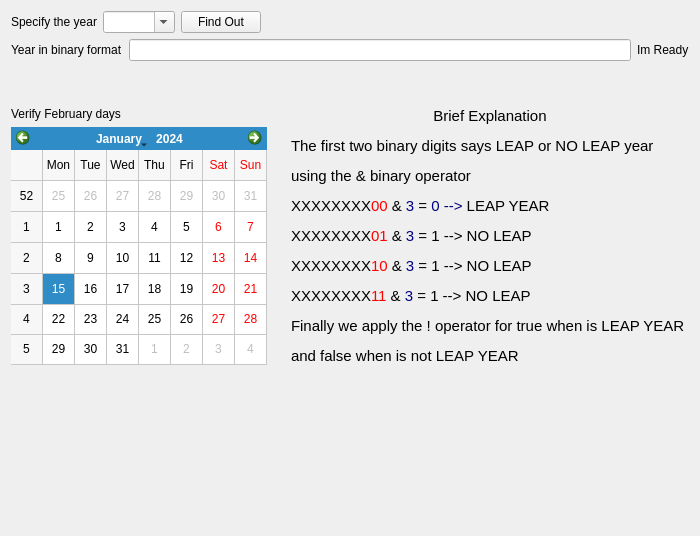
<?xml version="1.0" encoding="UTF-8"?>
<ui version="4.0">
 <class>WidgetMain</class>
 <widget class="QWidget" name="WidgetMain">
  <property name="geometry">
   <rect>
    <x>0</x>
    <y>0</y>
    <width>700</width>
    <height>536</height>
   </rect>
  </property>
  <property name="windowTitle">
   <string>WidgetMain</string>
  </property>
  <layout class="QVBoxLayout" name="verticalLayout">
   <item>
    <layout class="QHBoxLayout" name="horizontalLayout_2">
     <item>
      <widget class="QLabel" name="label_3">
       <property name="text">
        <string>Specify the year</string>
       </property>
      </widget>
     </item>
     <item>
      <widget class="QComboBox" name="comboBox">
       <property name="editable">
        <bool>true</bool>
       </property>
      </widget>
     </item>
     <item>
      <widget class="QPushButton" name="pushButton">
       <property name="text">
        <string>Find Out</string>
       </property>
      </widget>
     </item>
     <item>
      <spacer name="horizontalSpacer_3">
       <property name="orientation">
        <enum>Qt::Horizontal</enum>
       </property>
       <property name="sizeHint" stdset="0">
        <size>
         <width>40</width>
         <height>20</height>
        </size>
       </property>
      </spacer>
     </item>
    </layout>
   </item>
   <item>
    <layout class="QHBoxLayout" name="horizontalLayout">
     <item>
      <widget class="QLabel" name="label_4">
       <property name="text">
        <string>Year in binary format</string>
       </property>
      </widget>
     </item>
     <item>
      <widget class="QLineEdit" name="lineEdit"/>
     </item>
     <item>
      <widget class="QLabel" name="labelResult">
       <property name="text">
        <string>Im Ready</string>
       </property>
      </widget>
     </item>
    </layout>
   </item>
   <item>
    <spacer name="verticalSpacer_2">
     <property name="orientation">
      <enum>Qt::Vertical</enum>
     </property>
     <property name="sizeType">
      <enum>QSizePolicy::Minimum</enum>
     </property>
     <property name="sizeHint" stdset="0">
      <size>
       <width>20</width>
       <height>40</height>
      </size>
     </property>
    </spacer>
   </item>
   <item>
    <layout class="QGridLayout" name="gridLayout">
     <item row="0" column="0">
      <widget class="QLabel" name="label_2">
       <property name="text">
        <string>Verify February days</string>
       </property>
      </widget>
     </item>
     <item row="1" column="0">
      <widget class="QCalendarWidget" name="calendarWidget">
       <property name="gridVisible">
        <bool>true</bool>
       </property>
       <property name="dateEditEnabled">
        <bool>false</bool>
       </property>
      </widget>
     </item>
     <item row="0" column="2" rowspan="2">
      <widget class="QLabel" name="label">
       <property name="font">
        <font>
         <pointsize>11</pointsize>
        </font>
       </property>
       <property name="text">
        <string>&lt;html&gt;&lt;head/&gt;&lt;body&gt;&lt;p align=&quot;center&quot;&gt;Brief Explanation&lt;/p&gt;&lt;p&gt;The first two binary digits says LEAP or NO LEAP year&lt;/p&gt;&lt;p&gt;using the &amp;amp; binary operator&lt;/p&gt;&lt;p&gt;&lt;span style=&quot; font-family:'monospace';&quot;&gt;XXXXXXXX&lt;/span&gt;&lt;span style=&quot; font-family:'monospace'; color:#ff0000;&quot;&gt;00&lt;/span&gt;&lt;span style=&quot; font-family:'monospace';&quot;&gt; &amp;amp; &lt;/span&gt;&lt;span style=&quot; font-family:'monospace'; color:#000080;&quot;&gt;3 &lt;/span&gt;&lt;span style=&quot; font-family:'monospace';&quot;&gt;= &lt;/span&gt;&lt;span style=&quot; font-family:'monospace'; color:#000080;&quot;&gt;0 --&amp;gt; &lt;/span&gt;&lt;span style=&quot; font-family:'monospace';&quot;&gt;LEAP YEAR&lt;/span&gt;&lt;/p&gt;&lt;p&gt;&lt;span style=&quot; font-family:'monospace';&quot;&gt;XXXXXXXX&lt;/span&gt;&lt;span style=&quot; font-family:'monospace'; color:#ff0000;&quot;&gt;01&lt;/span&gt;&lt;span style=&quot; font-family:'monospace';&quot;&gt; &amp;amp; &lt;/span&gt;&lt;span style=&quot; font-family:'monospace'; color:#000080;&quot;&gt;3 &lt;/span&gt;&lt;span style=&quot; font-family:'monospace';&quot;&gt;= 1 --&amp;gt; NO LEAP&lt;/span&gt;&lt;/p&gt;&lt;p&gt;&lt;span style=&quot; font-family:'monospace';&quot;&gt;XXXXXXXX&lt;/span&gt;&lt;span style=&quot; font-family:'monospace'; color:#ff0000;&quot;&gt;10&lt;/span&gt;&lt;span style=&quot; font-family:'monospace';&quot;&gt; &amp;amp; &lt;/span&gt;&lt;span style=&quot; font-family:'monospace'; color:#000080;&quot;&gt;3 &lt;/span&gt;&lt;span style=&quot; font-family:'monospace';&quot;&gt;= 1 --&amp;gt; NO LEAP&lt;/span&gt;&lt;/p&gt;&lt;p&gt;&lt;span style=&quot; font-family:'monospace';&quot;&gt;XXXXXXXX&lt;/span&gt;&lt;span style=&quot; font-family:'monospace'; color:#ff0000;&quot;&gt;11&lt;/span&gt;&lt;span style=&quot; font-family:'monospace';&quot;&gt; &amp;amp; &lt;/span&gt;&lt;span style=&quot; font-family:'monospace'; color:#000080;&quot;&gt;3 &lt;/span&gt;&lt;span style=&quot; font-family:'monospace';&quot;&gt;= 1 --&amp;gt; NO LEAP&lt;/span&gt;&lt;/p&gt;&lt;p&gt;Finally we apply the ! operator for true when is LEAP YEAR &lt;/p&gt;&lt;p&gt;and false when is not LEAP YEAR&lt;/p&gt;&lt;/body&gt;&lt;/html&gt;</string>
       </property>
      </widget>
     </item>
     <item row="1" column="1">
      <spacer name="horizontalSpacer">
       <property name="orientation">
        <enum>Qt::Horizontal</enum>
       </property>
       <property name="sizeHint" stdset="0">
        <size>
         <width>40</width>
         <height>20</height>
        </size>
       </property>
      </spacer>
     </item>
    </layout>
   </item>
   <item>
    <spacer name="verticalSpacer">
     <property name="orientation">
      <enum>Qt::Vertical</enum>
     </property>
     <property name="sizeHint" stdset="0">
      <size>
       <width>20</width>
       <height>40</height>
      </size>
     </property>
    </spacer>
   </item>
  </layout>
 </widget>
 <layoutdefault spacing="6" margin="11"/>
 <resources/>
 <connections/>
</ui>
